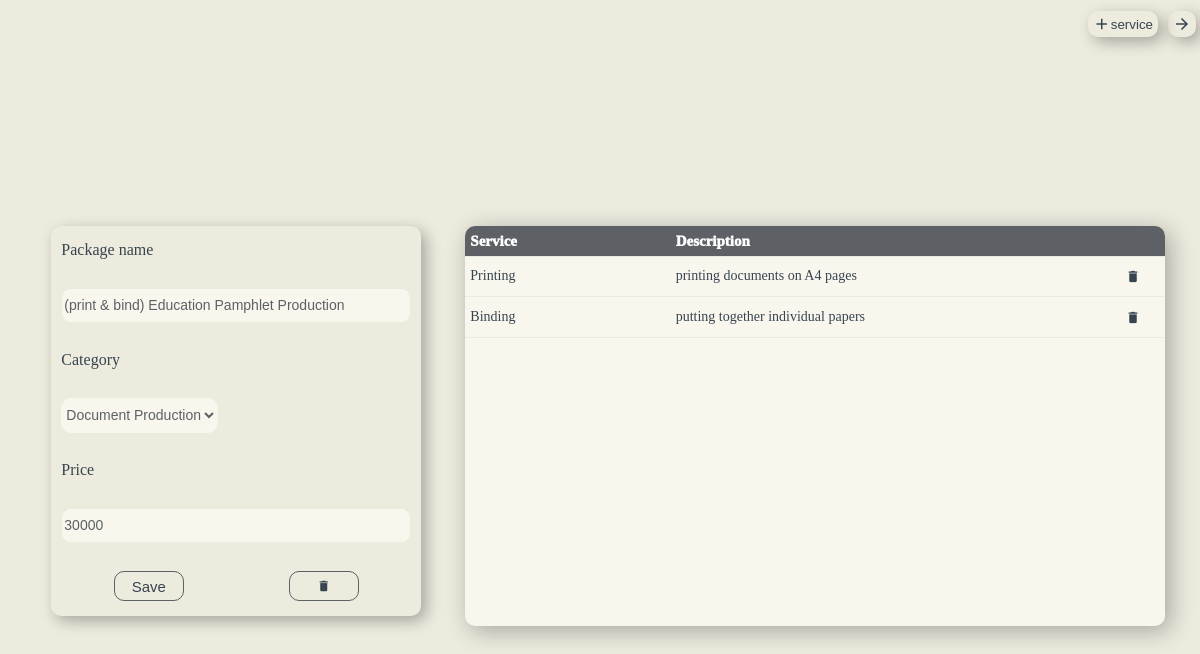
/package/3/ (signed in), run on the app's committed database.
### income/models.py (models this page shows)
class Package(models.Model):
    Business = models.ForeignKey(Business, on_delete=models.CASCADE, null=False, blank=False)
    Date = models.DateTimeField(auto_now=True)
    Category = models.ForeignKey(Category, on_delete=models.CASCADE, null=False, blank=False)
    Name = models.CharField(null=False, blank=False, max_length=50, default='')
    Price = models.IntegerField(null=False, blank=True, default=0)

class Category(models.Model):
    Business = models.ForeignKey(Business, on_delete=models.CASCADE, null=False, blank=False)
    Name = models.CharField(null=False, blank=False, max_length=30)
    Notes = models.TextField(null=True, blank=True, max_length=200)

class PackageServices(models.Model):
    Date = models.DateTimeField(auto_now=True)
    Package = models.ForeignKey(Package, on_delete=models.DO_NOTHING, null=True, blank=True)
    Service = models.ForeignKey(Service, on_delete=models.DO_NOTHING, null=True)

class Service(models.Model):
    Business = models.ForeignKey(Business, on_delete=models.CASCADE, null=False, blank=False)
    Date = models.DateTimeField(auto_now=True)
    Category = models.ForeignKey(Category, on_delete=models.CASCADE, null=False, blank=False)
    Name = models.CharField(null=False, blank=False, max_length=50, default='')
    Description = models.TextField(null=False, blank=False, max_length=200)
    options = [('per specified duration', 'per specified duration'),
               ('per srvice', 'per service'),
               ('agreed condition', 'agreed condition')
               ]
    ChargingCriteria = models.CharField(choices=options, null=False, blank=True, max_length=25, default='per service')
    Price = models.IntegerField(null=False, blank=True, default=0)

### User/decorator.py (the view)
        def wrapper_func(request, *args, **kwargs):
            group = None
            if request.user.groups.exists():
                group = request.user.groups.all()[0].name
                if group in allowed_roles:
                    return view_func(request, *args, **kwargs)
                else:
                    return HttpResponse('Access Denied!')
            else:
                return HttpResponse('Access Denied!')

### User/decorator.py (called while the page is built)
def allowed_users(allowed_roles=[]):
    def decorator(view_func):
        def wrapper_func(request, *args, **kwargs):
            group = None
            if request.user.groups.exists():
                group = request.user.groups.all()[0].name
                if group in allowed_roles:
                    return view_func(request, *args, **kwargs)
                else:
                    return HttpResponse('Access Denied!')
            else:
                return HttpResponse('Access Denied!')
        return wrapper_func
    return decorator

### templates/package.html (shortened to what this page needs)
{%load static%}
<link rel="stylesheet" type="text/css" href="{% static 'css/package.css'%}" xmlns="http://www.w3.org/1999/html">
<link rel="stylesheet" href="https://cdnjs.cloudflare.com/ajax/libs/font-awesome/4.7.0/css/font-awesome.min.css">
<div class="Navigation">
    <button type="button" onclick="addService()">
        <i class="material-icons" style="font-size:18px">add</i>service
    </button>
    <button type="button" onclick="window.location.href='/services/';">
        <i class="material-icons" style="font-size:18px">arrow_forward</i>
    </button>
</div>
<form method="post" class="packageForm">
    <label for="packageName">Package name</label>
    <input type="text" id="packageName" name="packageName" value="{{data.Name}}" maxlength="48">
    <label for="selectCategory1">Category</label>
    <select id="selectCategory1" name="category">
        {%if data.Category%}
            <option value="{{data.Category.id}}" selected>{{data.Category.Name}}</option>
        {%endif%}
    </select>
    <label for="packagePrice">Price</label>
    <input type="number" id="packagePrice" name="price" value="{{data.Price}}">
    <div class="but">
        <button type = 'submit' name="editPackage">Save</button>
        <button type="submit" name="delete">
            <i class="material-icons" style="font-size:14px;">delete</i>
        </button>
    </div>
</form>
<table>
    <thead>
        <tr>
            <th class="sth1">Service</th>
            <th class="sth2">Description</th>
            <th class="sth3"></th>
        </tr>
    </thead>
    <tbody>
        {%for s in pack_services%}
            <tr>
                <td class="sth1">{{s.Service.Name}}</td>
                <td class="sth2">{{s.Service.Description}}</td>
                <td class="sth3">
                    <form method="post" class="delete">
                        <button name="remove" value="{{s.id}}">
                            <i class="material-icons" style="font-size:15px">delete</i>
                        </button>
                    </form>
                </td>
            </tr>
        {%endfor%}
    </tbody>
</table>

### static/css/package.css (style rules this page uses)
.Navigation { display:flex; align-items:center; justify-content:flex-end; gap:10px; position:relative; width:98%; height:32px; border-radius:10px; }
.Navigation button { display:flex; align-items:center; justify-content:center; width:auto; height:80%; color:rgb(54, 69, 79); padding:5px; background:transparent; box-shadow:5px 5px 15px rgba(10, 10, 10, 0.3); border:hidden; border-radius:10px; }
table { display:flex; flex-direction:column; align-items:center; justify-content:flex-start; position:relative; width:700px; height:400px; background:#F9F6EE; border-radius:10px; box-shadow:5px 5px 25px rgba(10, 10, 10, 0.3); overflow-y:scroll; }
thead { position:sticky; top:0px; z-index:1; width:100%; height:30px; background:#5D6166; }
thead tr { display:flex; align-items:center; justify-content:space-around; position:relative; width:100%; height:30px; border-bottom:1px solid #EDEADE; }
th { display:flex; flex-direction:column; align-items:flex-start; justify-content:center; color:white; font-size:15px; font-weight:1000; margin-left:2px; }
.sth1 { width:28%; height:100%; }
.sth2 { width:60%; height:100%; }
.sth3 { width:8%; height:100%; }
tbody { font-size:14px; width:100%; }
tbody tr { display:flex; align-items:center; justify-content:space-around; position:relative; width:100%; height:40px; border-bottom:1px solid #EDEADE; }
td { display:flex; align-items:center; justify-content:flex-start; color:rgb(54, 69, 79); font-size:14px; margin-left:2px; }
td form { box-shadow:none; }
form { display:none; visibility:hidden; flex-direction:column; align-items:flex-start; justify-content:space-between; position:absolute; z-index:3; top:10%; width:30%; height:45%; padding-left:10px; padding-right:10px; padding-top:15px; padding-bottom:15px; background:#EDEADE; box-shadow:5px 5px 15px rgba(10, 10, 10, 0.3); border-radius:10px; }
form label { color:rgb(54, 69, 79); font-size:16px; }
.packageForm { display:flex; visibility:visible; position:relative; z-index:0; top:0; width:350px; height:360px; }
form input { width:100%; height:35px; color:#5D6166; font-size:14px; background:#F9F6EE; border:1px solid #EDEADE; border-radius:10px; }
form select { width:auto; height:35px; color:#5D6166; font-size:14px; background:#F9F6EE; border:1px solid #F9F6EE; border-radius:10px; }
form select option { display:flex; align-items:center; justify-content:space-between; height:30px; margin-top:4px; font-size:14px; }
.but { display:flex; align-items:center; justify-content:space-around; width:100%; height:30px; border-radius:10px; }
.but button { width:20%; height:100%; color:rgb(54, 69, 79); font-size:15px; padding:2px; background:transparent; border:1px solid #5D6166; border-radius:10px; }
.delete { display:flex; visibility:visible; align-items:center; justify-content:center; position:relative; z-index:0; top:7px; width:100%; height:100%; padding:0px; background:transparent; }
.delete button { background:transparent; border:hidden; color:rgb(54, 69, 79); }

### data on the page
Package: packageName "(print & bind) Education Pamphlet Production", category "Document Production", price "30000"
PackageServices: Service.Name "Printing", Service.Description "printing documents on A4 pages", {{ s.id }} 14 (drawn)
PackageServices: Service.Name "Binding", Service.Description "putting together individual papers", {{ s.id }} 15 (drawn)
